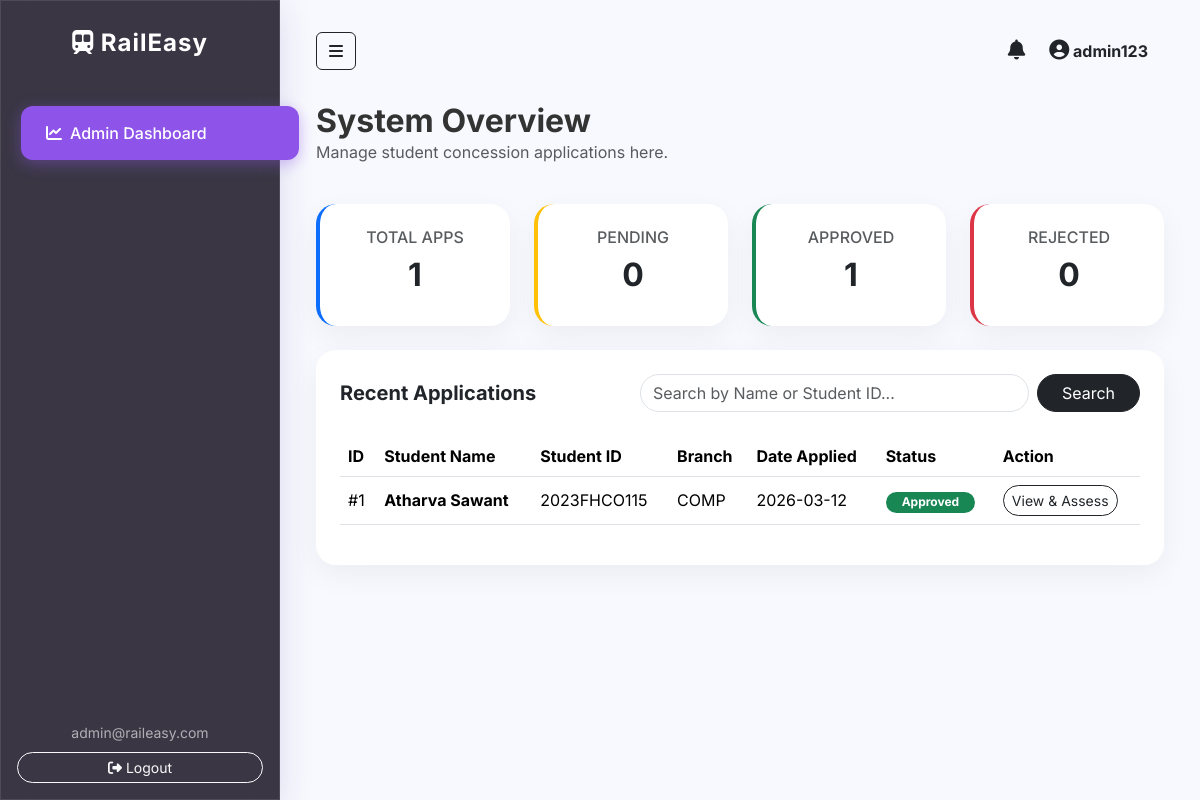
Page /admin/dashboard (signed in) on the committed database.
### app/models.py (models this page shows, shortened)
class User(db.Model, UserMixin):
    id = db.Column(db.Integer, primary_key=True)
    email = db.Column(db.String(120), unique=True, nullable=False)
    password = db.Column(db.String(60), nullable=False)
    role = db.Column(db.String(20), nullable=False, default='student') # 'student' or 'admin'
    name = db.Column(db.String(100), nullable=False)
    student_id = db.Column(db.String(50), unique=True, nullable=False)
    course_class = db.Column(db.String(50), nullable=True) # e.g., TE, SE, BE
    year = db.Column(db.String(20), nullable=True)
    branch = db.Column(db.String(50), nullable=True)
    address = db.Column(db.Text, nullable=True)
    nearest_station = db.Column(db.String(100), nullable=True)
    phone_number = db.Column(db.String(20), nullable=True) # NEW
    applications = db.relationship('Application', backref='student', lazy=True)
    passes = db.relationship('Pass', backref='student', lazy=True)
    notifications = db.relationship('Notification', backref='user', lazy=True)

class Application(db.Model):
    id = db.Column(db.Integer, primary_key=True)
    date_applied = db.Column(db.DateTime, nullable=False, default=datetime.utcnow)
    status = db.Column(db.String(20), nullable=False, default='Pending') # Pending, Approved, Rejected
    admin_message = db.Column(db.Text, nullable=True)
    fee_receipt_file = db.Column(db.String(100), nullable=False)
    aadhaar_file = db.Column(db.String(100), nullable=False)
    journey_type = db.Column(db.String(50), nullable=True)
    pass_duration = db.Column(db.String(50), nullable=True)
    user_id = db.Column(db.Integer, db.ForeignKey('user.id'), nullable=False)

### app/admin/routes.py (the view)
@admin_bp.route("/dashboard")
@login_required
@admin_required
def dashboard():
    search_query = request.args.get('search', '').strip()
    all_applications = Application.query.order_by(Application.date_applied.desc()).all()
    stats = {
        'total': len(all_applications),
        'pending': len([a for a in all_applications if a.status == 'Pending']),
        'approved': len([a for a in all_applications if a.status == 'Approved']),
        'rejected': len([a for a in all_applications if a.status == 'Rejected'])
    }
    if search_query:
        applications = Application.query.join(User).filter(
            (User.name.ilike(f'%{search_query}%')) |
            (User.student_id.ilike(f'%{search_query}%'))
        ).order_by(Application.date_applied.desc()).all()
    else:
        applications = all_applications
    return render_template('admin/dashboard.html', applications=applications, stats=stats, search_query=search_query)

### app/admin/routes.py (called while the page is built)
def admin_required(f):
    @wraps(f)
    def decorated_function(*args, **kwargs):
        if current_user.role != 'admin':
            flash('Access denied. Administrator privilege required.', 'danger')
            return redirect(url_for('main.home'))
        return f(*args, **kwargs)
    return decorated_function

### app/templates/admin/dashboard.html (shortened to what this page needs)
{% extends "base.html" %}
{% block content %}
<div class="row mb-4">
    <div class="col-12">
        <h2 class="fw-bold mb-0">System Overview</h2>
        <p class="text-muted">Manage student concession applications here.</p>
    </div>
</div>
<div class="row g-4 mb-4">
    <div class="col-md-3">
        <div class="card glass-card p-4 text-center border-start border-4 border-primary">
            <h6 class="text-muted text-uppercase mb-2">Total Apps</h6>
            <h2 class="fw-bold">{{ stats.total }}</h2>
        </div>
    </div>
    <div class="col-md-3">
        <div class="card glass-card p-4 text-center border-start border-4 border-warning">
            <h6 class="text-muted text-uppercase mb-2">Pending</h6>
            <h2 class="fw-bold">{{ stats.pending }}</h2>
        </div>
    </div>
    <div class="col-md-3">
        <div class="card glass-card p-4 text-center border-start border-4 border-success">
            <h6 class="text-muted text-uppercase mb-2">Approved</h6>
            <h2 class="fw-bold">{{ stats.approved }}</h2>
        </div>
    </div>
    <div class="col-md-3">
        <div class="card glass-card p-4 text-center border-start border-4 border-danger">
            <h6 class="text-muted text-uppercase mb-2">Rejected</h6>
            <h2 class="fw-bold">{{ stats.rejected }}</h2>
        </div>
    </div>
</div>
<div class="card glass-card p-4">
    <div class="d-flex flex-column flex-md-row justify-content-between align-items-md-center mb-4 gap-3">
        <h5 class="fw-bold mb-0">Recent Applications</h5>
        <form method="GET" action="{{ url_for('admin.dashboard') }}" class="d-flex w-100 w-md-50 max-w-500">
            <input type="text" name="search" class="form-control rounded-pill me-2"
                placeholder="Search by Name or Student ID..." value="{{ search_query }}">
            <button type="submit" class="btn btn-dark rounded-pill px-4">Search</button>
        </form>
    </div>
    <div class="table-responsive">
        <table class="table table-hover align-middle">
            <thead>
                <tr>
                    <th>ID</th>
                    <th>Student Name</th>
                    <th>Student ID</th>
                    <th>Branch</th>
                    <th>Date Applied</th>
                    <th>Status</th>
                    <th>Action</th>
                </tr>
            </thead>
            <tbody>
                {% for app in applications %}
                <tr>
                    <td>#{{ app.id }}</td>
                    <td class="fw-bold">{{ app.student.name }}</td>
                    <td>{{ app.student.student_id }}</td>
                    <td>{{ app.student.branch }}</td>
                    <td>{{ app.date_applied.strftime('%Y-%m-%d') }}</td>
                    <td>
                        {% if app.status == 'Pending' %}
                        <span class="badge bg-warning text-dark rounded-pill px-3">Pending</span>
                        {% elif app.status == 'Approved' %}
                        <span class="badge bg-success rounded-pill px-3">Approved</span>
                        {% else %}
                        <span class="badge bg-danger rounded-pill px-3">Rejected</span>
                        {% endif %}
                    </td>
                    <td>
                        <a href="{{ url_for('admin.view_application', app_id=app.id) }}"
                            class="btn btn-sm btn-outline-dark rounded-pill">View & Assess</a>
                    </td>
                </tr>
                {% else %}
                <tr>
                    <td colspan="7" class="text-center text-muted py-4">No applications submitted yet.</td>
                </tr>
                {% endfor %}
            </tbody>
        </table>
    </div>
</div>
{% endblock %}

### app/templates/base.html (shortened to what this page needs)
<!DOCTYPE html>
<html lang="en">
<head>
    <link href="https://cdn.jsdelivr.net/npm/bootstrap@5.3.2/dist/css/bootstrap.min.css" rel="stylesheet">
    <link rel="stylesheet" href="https://cdnjs.cloudflare.com/ajax/libs/font-awesome/6.4.2/css/all.min.css">
    <link rel="stylesheet" href="{{ url_for('static', filename='css/style.css') }}">
</head>
<body class="{% if current_user.is_authenticated %}dashboard-body{% else %}auth-body{% endif %}">
    <div class="d-flex" id="wrapper">
        {% if current_user.is_authenticated %}
        <div class="sidebar glass-panel" id="sidebar-wrapper">
            <div class="sidebar-heading text-center py-4 text-white custom-logo">
                <i class="fa-solid fa-train-subway"></i> RailEasy
            </div>
            <div class="list-group list-group-flush my-3">
                {% if current_user.role == 'student' %}
                <a href="{{ url_for('student.dashboard') }}"
                    class="list-group-item list-group-item-action bg-transparent text-white {% if request.endpoint == 'student.dashboard' %}active{% endif %}">
                    <i class="fas fa-home me-2"></i>Dashboard
                </a>
                <a href="{{ url_for('student.profile') }}"
                    class="list-group-item list-group-item-action bg-transparent text-white {% if request.endpoint == 'student.profile' %}active{% endif %}">
                    <i class="fas fa-user-edit me-2"></i>Profile
                </a>
                <a href="{{ url_for('student.apply') }}"
                    class="list-group-item list-group-item-action bg-transparent text-white {% if request.endpoint == 'student.apply' %}active{% endif %}">
                    <i class="fas fa-file-signature me-2"></i>Apply Concession
                </a>
                <a href="{{ url_for('student.history') }}"
                    class="list-group-item list-group-item-action bg-transparent text-white {% if request.endpoint == 'student.history' %}active{% endif %}">
                    <i class="fas fa-history me-2"></i>History
                </a>
                {% elif current_user.role == 'admin' %}
                <a href="{{ url_for('admin.dashboard') }}"
                    class="list-group-item list-group-item-action bg-transparent text-white {% if request.endpoint == 'admin.dashboard' %}active{% endif %}">
                    <i class="fas fa-chart-line me-2"></i>Admin Dashboard
                </a>
                {% endif %}
            </div>
            <div class="sidebar-footer p-3 text-center text-white mt-auto">
                <p class="mb-2 user-email-display"><small>{{ current_user.email }}</small></p>
                <a href="{{ url_for('auth.logout') }}" class="btn btn-outline-light btn-sm w-100 rounded-pill"><i
                        class="fas fa-sign-out-alt"></i> Logout</a>
            </div>
        </div>
        {% endif %}
        <div id="page-content-wrapper" class="w-100 p-4">
            {% if current_user.is_authenticated %}
            <nav class="navbar navbar-expand-lg navbar-dark bg-transparent mb-4">
                <div class="container-fluid">
                    <button class="btn btn-outline-dark" id="menu-toggle"><i class="fas fa-bars"></i></button>
                    <div class="ms-auto d-flex align-items-center">
                        <div class="nav-item dropdown me-4">
                            <a class="nav-link text-dark position-relative" href="#" id="notificationDropdown"
                                role="button" data-bs-toggle="dropdown" aria-expanded="false">
                                <i class="fas fa-bell fs-5"></i>
                                {% set unread_notifs = current_user.notifications|selectattr("is_read", "equalto",
                                false)|list %}
                            </a>
                        </div>
                        <div class="text-dark fw-bold pe-3">
                            <i class="fas fa-user-circle fs-5"></i> {{ current_user.name }}
                        </div>
                    </div>
                </div>
            </nav>
            {% endif %}
            <div class="container-fluid">
                {% block content %}{% endblock %}
            </div>
        </div>
    </div>
</body>
</html>

### app/static/css/style.css (style rules this page uses)
:root { --primary-gradient: linear-gradient(135deg, #FF9A9E 0%, #FECFEF 99%, #FECFEF 100%); --pastel-bg: #f8f9fe; --dark-glass: rgba(25, 20, 36, 0.85); --dark-glass-hover: rgba(43, 33, 61, 0.95); --purple-accent: #8e54e9; --purple-glow: rgba(142, 84, 233, 0.4); --text-color: #333; }
body { font-family: 'Inter', sans-serif; overflow-x: hidden; color: var(--text-color); }
.dashboard-body { background: var(--pastel-bg); min-height: 100vh; }
.glass-panel { background: var(--dark-glass); backdrop-filter: blur(12px); -webkit-backdrop-filter: blur(12px); border: 1px solid rgba(255, 255, 255, 0.1); box-shadow: 0 8px 32px 0 rgba(31, 38, 135, 0.15); }
.glass-card { background: #ffffff; border-radius: 20px; border: none; box-shadow: 0 10px 30px rgba(0, 0, 0, 0.05); transition: transform 0.3s ease, box-shadow 0.3s ease; }
#wrapper { display: flex; transition: all 0.3s ease; }
#sidebar-wrapper { min-height: 100vh; width: 280px; display: flex; flex-direction: column; transition: all 0.3s ease; position: fixed; z-index: 1000; }
.custom-logo { font-size: 1.5rem; font-weight: 700; letter-spacing: 1px; }
#sidebar-wrapper .list-group-item { border: none; padding: 15px 25px; font-weight: 500; margin: 5px 15px; border-radius: 12px; transition: all 0.3s ease; color: rgba(255, 255, 255, 0.8) !important; }
#sidebar-wrapper .list-group-item:hover, #sidebar-wrapper .list-group-item.active { background: var(--purple-accent) !important; color: white !important; box-shadow: 0 4px 15px var(--purple-glow); transform: translateX(5px); }
.user-email-display { color: rgba(255, 255, 255, 0.6); }
#page-content-wrapper { margin-left: 280px; width: calc(100% - 280px); transition: all 0.3s ease; }
.table { vertical-align: middle; }
.max-w-500 { max-width: 500px; }

### rows in the picture
User: email "admin@raileasy.com", name "admin123"
Application: id "1", student.name "Atharva Sawant", student.student_id "2023FHCO115", student.branch "COMP", date_applied "2026-03-12", status "Approved"

### other values in the picture
{{ stats.total }} "1"
{{ stats.pending }} "0"
{{ stats.approved }} "1"
{{ stats.rejected }} "0"
